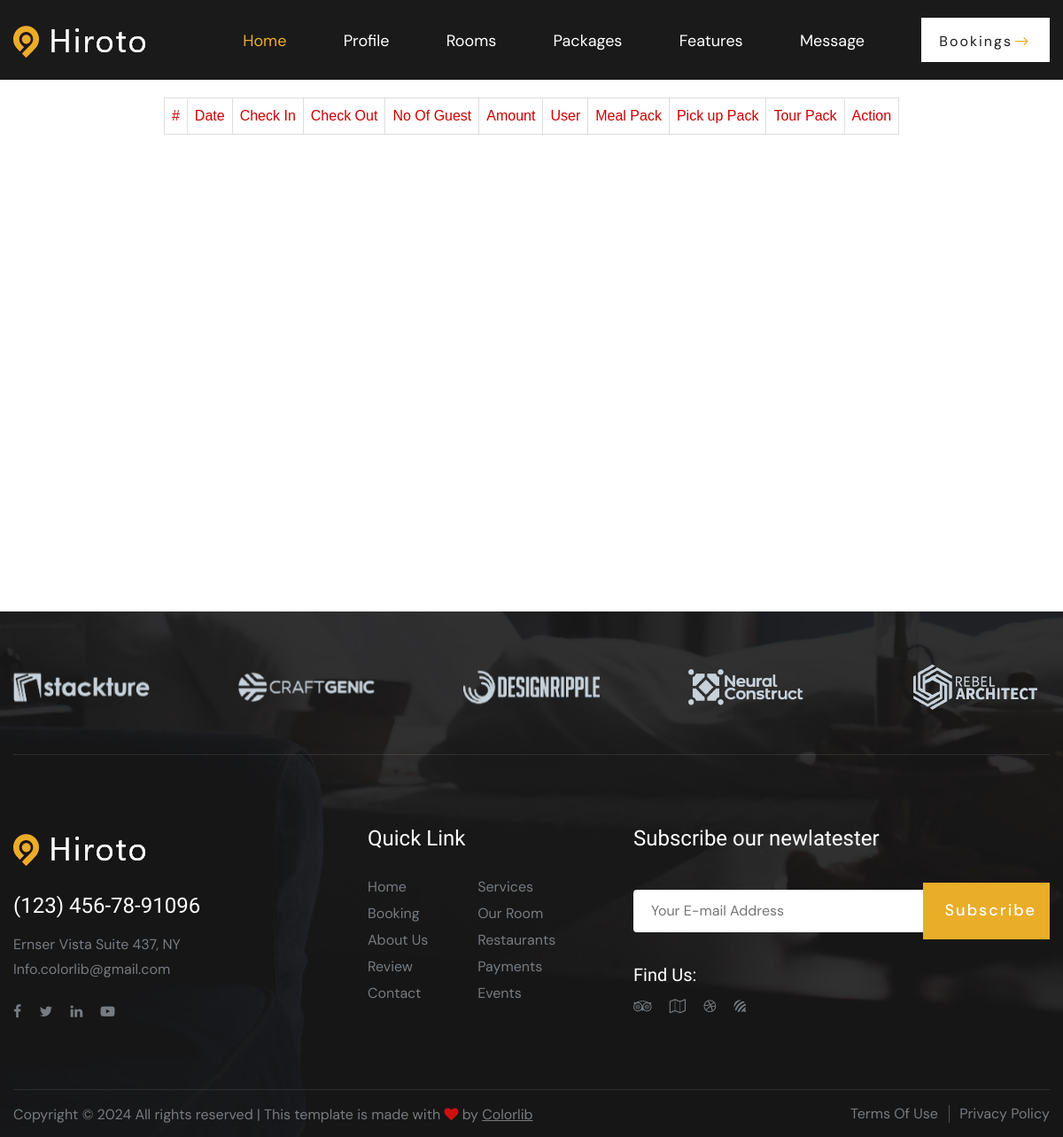
/Hotel/Userbooking/ (signed in), run on an earlier commit of the app's database.
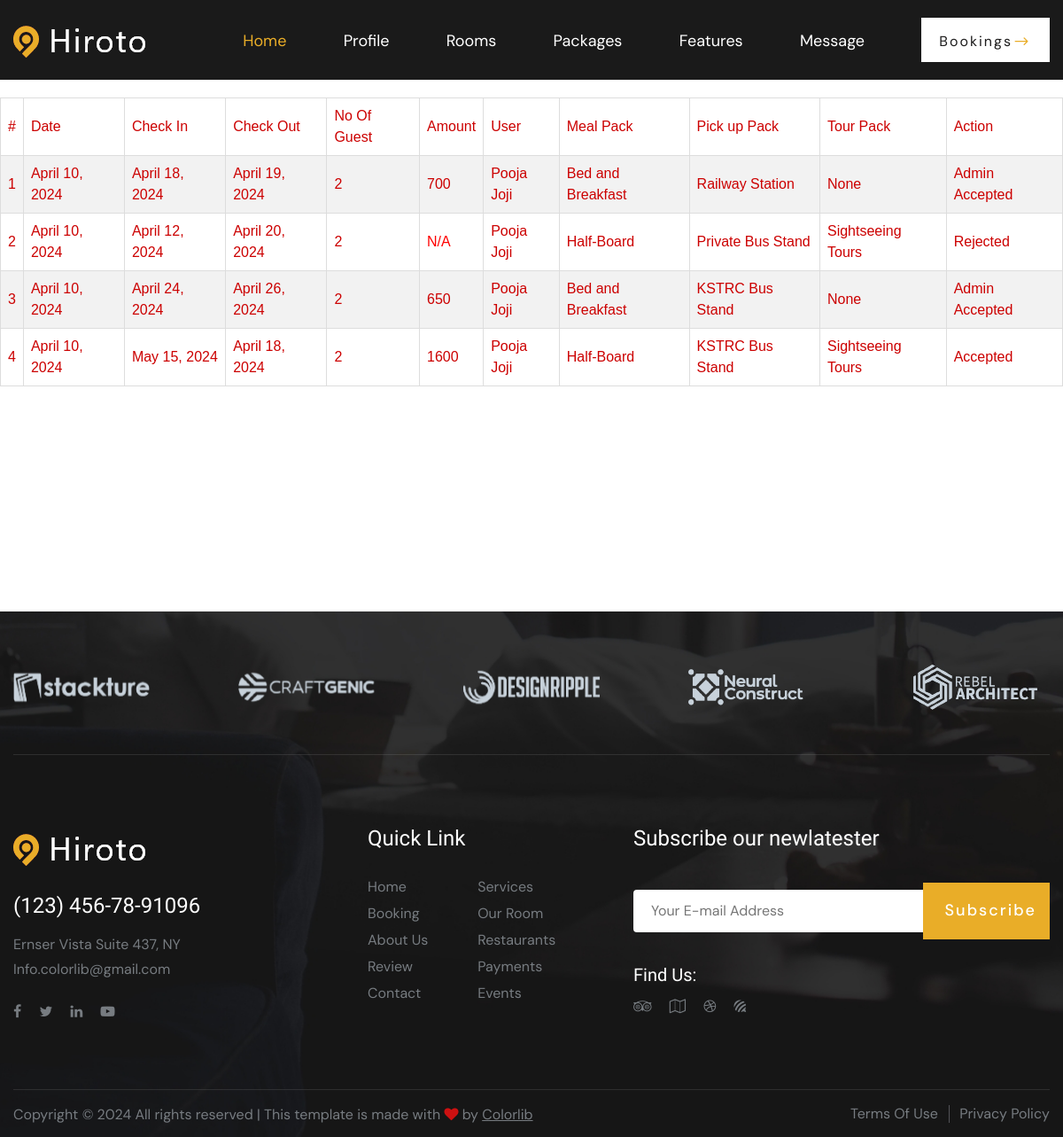
And on a later commit of the database.
### User/models.py (models this page shows)
class tbl_booking(models.Model):
    booking_date=models.DateField(auto_now_add=True)
    booking_checkin=models.DateField()
    booking_checkout=models.DateField()
    booking_noofguest=models.CharField(max_length=50)
    booking_amount=models.IntegerField(default="0")
    booking_status=models.IntegerField(default="0")
    booking_floor=models.CharField(max_length=50)
    roomtype =models.ForeignKey(tbl_roomtype, on_delete=models.CASCADE)
    user =models.ForeignKey(tbl_user,on_delete=models.CASCADE)
    hotel =models.ForeignKey(tbl_newhotel,on_delete=models.CASCADE)
    tourpackages =models.ForeignKey(tbl_tourpackages, on_delete=models.SET_NULL,null=True)
    mealpackages =models.ForeignKey(tbl_mealpackages, on_delete=models.SET_NULL,null=True)
    pickanddrophead =models.ForeignKey(tbl_pickanddrophead, on_delete=models.SET_NULL,null=True)

### Guest/models.py (models this page shows)
class tbl_user(models.Model):
    user_name=models.CharField(max_length=50)
    user_gender=models.CharField(max_length=50)
    user_contact=models.CharField(max_length=50)
    user_doj=models.DateField(auto_now_add=True)
    user_dob=models.DateField()
    user_email=models.CharField(max_length=50)
    user_password=models.CharField(max_length=50)
    user_aadhar=models.CharField(max_length=50)
    user_photo = models.FileField(upload_to='Assets/UserPhoto/')
    user_proof = models.FileField(upload_to='Assets/UserProof/')
    place = models.ForeignKey(tbl_place, on_delete=models.CASCADE)
    user_address=models.CharField(max_length=50)
    user_status = models.IntegerField(default="0")

### Hotel/models.py (models this page shows)
class tbl_mealpackages(models.Model):
    mealpackages_name=models.CharField(max_length=50)
    mealpackages_description=models.CharField(max_length=50)
    mealpackages_amount=models.CharField(max_length=50)
    hotel =models.ForeignKey(tbl_newhotel,null=True,on_delete=models.CASCADE)

class tbl_pickanddrophead(models.Model):
    pickanddrophead_name=models.CharField(max_length=50)
    pickanddrophead_amount=models.CharField(max_length=50)
    hotel =models.ForeignKey(tbl_newhotel,null=True,on_delete=models.CASCADE)

class tbl_tourpackages(models.Model):
    tourpackages_name=models.CharField(max_length=50)
    tourpackages_description=models.CharField(max_length=50)
    tourpackages_amount=models.CharField(max_length=50)
    hotel =models.ForeignKey(tbl_newhotel,null=True,on_delete=models.CASCADE)

### Hotel/views.py (the view)
# urls.py: path('Userbooking/',views.userbooking,name="userbooking"),
def userbooking(request):
    booking = tbl_booking.objects.filter(hotel=request.session["hid"])
    return render(request,"Hotel/UserBooking.html",{"data":booking})

### Hotel/Templates/Hotel/UserBooking.html (shortened to what this page needs)
{% extends 'Hotel/Header.html' %}
{% load static %}
{% block content %}
<!DOCTYPE html>
<html lang="en">
<head>
</head>
<body>
    <table cellpadding="10">
        <tr>
            <td>#</td>
            <td>Date</td>
            <td>Check In</td>
            <td>Check Out</td>
            <td>No Of Guest</td>
            <td>Amount</td>
            <td>User</td>
            <td>Meal Pack</td>
            <td>Pick up Pack</td>
            <td>Tour Pack</td>
            <td>Action</td>
        </tr>
        {% for i in data %}
        <tr>
            <td>{{forloop.counter}}</td>
            <td>{{i.booking_date}}</td>
            <td>{{i.booking_checkin}}</td>
            <td>{{i.booking_checkout}}</td>
            <td>{{i.booking_noofguest}}</td>
            <td>
                {% if i.booking_amount == 0 %}
                <span style="color: red;">N/A</span>
                {% else %}
                {{i.booking_amount}}
                {% endif %}
            </td>
            <td>{{i.user.user_name}}</td>
            <td>{{i.mealpackages.mealpackages_name}}</td>
            <td>{{i.pickanddrophead.pickanddrophead_name}}</td>
            <td>{{i.tourpackages.tourpackages_name}}</td>
            <td>
                {% if i.booking_status == 0 %}
                <a href="{% url 'Hotel:acceptbooking' i.id %}">Accept</a>
                <a href="{% url 'Hotel:rejectbooking' i.id %}"> Reject</a>
                {% elif i.booking_status == 1 %}
                Accepted
                {% elif i.booking_status == 2 %}
                Rejected
                {% elif i.booking_status == 3 %}
                Payed | <a href="{% url 'Hotel:sentconfirmation' i.id %}">Sent Confirmations</a>
                {% elif i.booking_status == 4 %}
                Hotel Accepted
                {% elif i.booking_status == 5 %}
                Admin Accepted
                {% elif i.booking_status == 6 %}
                Booking Cancelled
                {% else %}
                pending
                {% endif %}
            </td>
        </tr>
        {% endfor %}
    </table>
</body>
</html>
{% endblock content %}

### Hotel/Templates/Hotel/Header.html (shortened to what this page needs)
{% load static %}
<!DOCTYPE html>
<html lang="zxx">
<head>
    <link rel="stylesheet" href="{% static 'Mains/css/bootstrap.min.css' %}" type="text/css">
    <link rel="stylesheet" href="{% static 'Mains/css/font-awesome.min.css' %}" type="text/css">
    <link rel="stylesheet" href="{% static 'Mains/css/font-awesome.min.css' %}" type="text/css">
    <link rel="stylesheet" href="{% static 'Mains/css/elegant-icons.css' %}" type="text/css">
    <link rel="stylesheet" href="{% static 'Mains/css/nice-select.css' %}" type="text/css">
    <link rel="stylesheet" href="{% static 'Mains/css/jquery-ui.min.css' %}" type="text/css">
    <link rel="stylesheet" href="{% static 'Mains/css/owl.carousel.min.css' %}" type="text/css">
    <link rel="stylesheet" href="{% static 'Mains/css/slicknav.min.css' %}" type="text/css">
    <link rel="stylesheet" href="{% static 'Mains/css/style.css' %}" type="text/css">
    <link rel="stylesheet" href="{% static 'Form.css' %}" />
</head>
<body>
    <header class="header">
        <div class="header__nav__option">
            <div class="container">
                <div class="row">
                    <div class="col-lg-2">
                        <div class="header__logo">
                            <a href="./index.html"><img src="{% static 'Mains/img/logo.png' %}" alt=""></a>
                        </div>
                    </div>
                    <div class="col-lg-10">
                        <div class="header__nav">
                            <nav class="header__menu">
                                <ul class="menu__class">
                                    <li class="active"><a href="{% url 'Hotel:homepages' %}">Home</a></li>
                                    <li><a href="#">Profile</a>
                                    </li>
                                    <li><a href="{% url 'Hotel:roomInsertSelect' %}">Rooms</a></li>
                                    <li><a href="#">Packages</a>
                                    </li>
                                    <li><a href="#">Features</a>
                                    </li>
                                    <li><a href="#">Message</a>
                                    </li>
                                </ul>
                            </nav>
                            <div class="header__nav__widget">
                                <a href="{% url 'Hotel:userbooking' %}">Bookings<span class="arrow_right"></span></a>
                            </div>
                        </div>
                    </div>
                </div>
            </div>
        </div>
    </header>
    <div id="tab" align="center" style="padding-top: 20px; padding-bottom: 30px; min-height: 600px;">
        {% block content %}
        {% endblock content %}
    </div>
    <footer class="footer set-bg" data-setbg="{% static 'Mains/img/footer-bg.jpg' %}">
        <div class="container">
            <div class="row">
                <div class="col-lg-12">
                    <div class="logo__carousel owl-carousel">
                        <div class="logo__carousel__item">
                            <a href="#"><img src="{% static 'Mains/img/logo/logo-1.png' %}" alt=""></a>
                        </div>
                        <div class="logo__carousel__item">
                            <a href="#"><img src="{% static 'Mains/img/logo/logo-2.png' %}" alt=""></a>
                        </div>
                        <div class="logo__carousel__item">
                            <a href="#"><img src="{% static 'Mains/img/logo/logo-3.png' %}" alt=""></a>
                        </div>
                        <div class="logo__carousel__item">
                            <a href="#"><img src="{% static 'Mains/img/logo/logo-4.png' %}" alt=""></a>
                        </div>
                        <div class="logo__carousel__item">
                            <a href="#"><img src="{% static 'Mains/img/logo/logo-5.png' %}" alt=""></a>
                        </div>
                    </div>
                </div>
            </div>
        </div>
        <div class="container">
            <div class="footer__content">
                <div class="row">
                    <div class="col-lg-3 col-md-6 col-sm-6">
                        <div class="footer__about">
                            <div class="footer__logo">
                                <a href="#"><img src="{% static 'Mains/img/logo.png' %}" alt=""></a>
                            </div>
                            <h4>(123) 456-78-91096</h4>
                            <ul>
                                <li>Ernser Vista Suite 437, NY</li>
                                <li>Info.colorlib@gmail.com</li>
                            </ul>
                            <div class="footer__social">
                                <a href="#"><i class="fa fa-facebook"></i></a>
                                <a href="#"><i class="fa fa-twitter"></i></a>
                                <a href="#"><i class="fa fa-linkedin"></i></a>
                                <a href="#"><i class="fa fa-youtube-play"></i></a>
                            </div>
                        </div>
                    </div>
                    <div class="col-lg-3 offset-lg-1 col-md-5 offset-md-1 col-sm-6">
                        <div class="footer__widget">
                            <h4>Quick Link</h4>
                            <ul>
                                <li><a href="#">Home</a></li>
                                <li><a href="#">Booking</a></li>
                                <li><a href="#">About Us</a></li>
                                <li><a href="#">Review</a></li>
                                <li><a href="#">Contact</a></li>
                            </ul>
                            <ul>
                                <li><a href="#">Services</a></li>
                                <li><a href="#">Our Room</a></li>
                                <li><a href="#">Restaurants</a></li>
                                <li><a href="#">Payments</a></li>
                                <li><a href="#">Events</a></li>
                            </ul>
                        </div>
                    </div>
                    <div class="col-lg-5 col-md-8 col-sm-12">
                        <div class="footer__newslatter">
                            <h4>Subscribe our newlatester</h4>
                            <form action="#">
                                <input type="text" placeholder="Your E-mail Address">
                                <button type="submit">Subscribe</button>
                            </form>
                            <div class="footer__newslatter__find">
                                <h5>Find Us:</h5>
                                <div class="footer__newslatter__find__links">
                                    <a href="#"><i class="fa fa-tripadvisor"></i></a>
                                    <a href="#"><i class="fa fa-map-o"></i></a>
                                    <a href="#"><i class="fa fa-dribbble"></i></a>
                                    <a href="#"><i class="fa fa-forumbee"></i></a>
                                </div>
                            </div>
                        </div>
                    </div>
                </div>
            </div>
            <div class="footer__copyright">
                <div class="row">
                    <div class="col-lg-7 col-md-7">
                        <div class="footer__copyright__text">
                            <p>Copyright &copy;
                                <script>document.write(new Date().getFullYear());</script> All rights reserved | This
                                template is made with <i class="fa fa-heart" aria-hidden="true"></i> by <a
                                    href="https://colorlib.com" target="_blank">Colorlib</a>
                            </p>
                        </div>
                    </div>
                    <div class="col-lg-5 col-md-5">
                        <ul class="footer__copyright__links">
                            <li><a href="#">Terms Of Use</a></li>
                            <li><a href="#">Privacy Policy</a></li>
                        </ul>
                    </div>
                </div>
            </div>
        </div>
    </footer>
</body>
</html>

What changed in the data, as far as the page shows it:
added tbl_booking: booking_date "April 10, 2024", booking_checkin "April 18, 2024", booking_checkout "April 19, 2024", booking_noofguest "2", booking_amount "700", user.user_name "Pooja Joji", mealpackages.mealpackages_name "Bed and Breakfast", pickanddrophead.pickanddrophead_name "Railway Station", tourpackages.tourpackages_name "None", booking_status "Admin Accepted"
added tbl_booking: booking_date "April 10, 2024", booking_checkin "April 12, 2024", booking_checkout "April 20, 2024", booking_noofguest "2", booking_amount "N/A", user.user_name "Pooja Joji", mealpackages.mealpackages_name "Half-Board", pickanddrophead.pickanddrophead_name "Private Bus Stand", tourpackages.tourpackages_name "Sightseeing Tours", booking_status "Rejected"
added tbl_booking: booking_date "April 10, 2024", booking_checkin "April 24, 2024", booking_checkout "April 26, 2024", booking_noofguest "2", booking_amount "650", user.user_name "Pooja Joji", mealpackages.mealpackages_name "Bed and Breakfast", pickanddrophead.pickanddrophead_name "KSTRC Bus Stand", tourpackages.tourpackages_name "None", booking_status "Admin Accepted"
added tbl_booking: booking_date "April 10, 2024", booking_checkin "May 15, 2024", booking_checkout "April 18, 2024", booking_noofguest "2", booking_amount "1600", user.user_name "Pooja Joji", mealpackages.mealpackages_name "Half-Board", pickanddrophead.pickanddrophead_name "KSTRC Bus Stand", tourpackages.tourpackages_name "Sightseeing Tours", booking_status "Accepted"
